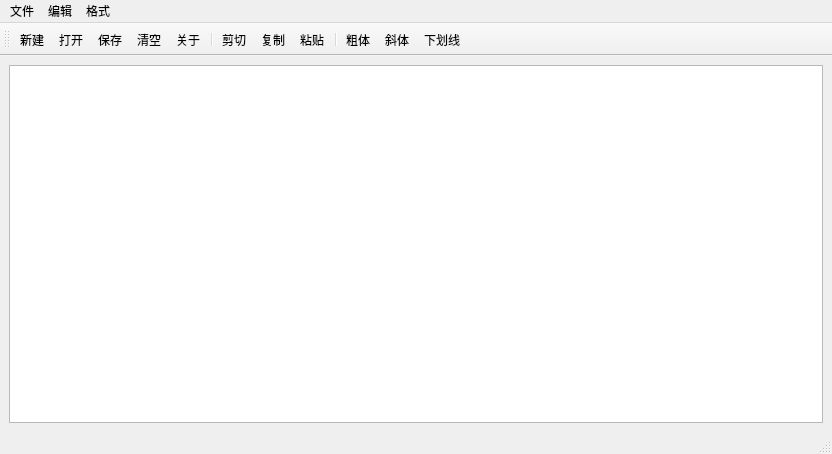
<?xml version="1.0" encoding="UTF-8"?>
<ui version="4.0">
 <class>QWMainWind</class>
 <widget class="QMainWindow" name="QWMainWind">
  <property name="geometry">
   <rect>
    <x>0</x>
    <y>0</y>
    <width>832</width>
    <height>454</height>
   </rect>
  </property>
  <property name="windowTitle">
   <string>qwmainwind</string>
  </property>
  <widget class="QWidget" name="centralwidget">
   <layout class="QGridLayout" name="gridLayout">
    <item row="0" column="0">
     <widget class="QTextEdit" name="textEdit"/>
    </item>
   </layout>
  </widget>
  <widget class="QMenuBar" name="menubar">
   <property name="geometry">
    <rect>
     <x>0</x>
     <y>0</y>
     <width>832</width>
     <height>18</height>
    </rect>
   </property>
   <widget class="QMenu" name="menu">
    <property name="title">
     <string>文件</string>
    </property>
    <addaction name="actionNew"/>
    <addaction name="actionOpen"/>
    <addaction name="separator"/>
    <addaction name="actionSave"/>
    <addaction name="actionClose"/>
    <addaction name="separator"/>
   </widget>
   <widget class="QMenu" name="menu_2">
    <property name="title">
     <string>编辑</string>
    </property>
    <addaction name="actionCut"/>
    <addaction name="actionCopy"/>
    <addaction name="actionPaste"/>
    <addaction name="separator"/>
    <addaction name="actionClear"/>
   </widget>
   <widget class="QMenu" name="menu_3">
    <property name="title">
     <string>格式</string>
    </property>
    <addaction name="actionFontBold"/>
    <addaction name="actionFontItalic"/>
    <addaction name="actionFontUnder"/>
    <addaction name="separator"/>
    <addaction name="actionToolBarLab"/>
   </widget>
   <addaction name="menu"/>
   <addaction name="menu_2"/>
   <addaction name="menu_3"/>
  </widget>
  <widget class="QStatusBar" name="statusbar"/>
  <widget class="QToolBar" name="mainToolBar">
   <property name="windowTitle">
    <string>toolBar</string>
   </property>
   <property name="toolButtonStyle">
    <enum>Qt::ToolButtonStyle::ToolButtonTextBesideIcon</enum>
   </property>
   <attribute name="toolBarArea">
    <enum>TopToolBarArea</enum>
   </attribute>
   <attribute name="toolBarBreak">
    <bool>false</bool>
   </attribute>
   <addaction name="actionNew"/>
   <addaction name="actionOpen"/>
   <addaction name="actionSave"/>
   <addaction name="actionClear"/>
   <addaction name="actAbout"/>
   <addaction name="separator"/>
   <addaction name="actionCut"/>
   <addaction name="actionCopy"/>
   <addaction name="actionPaste"/>
   <addaction name="separator"/>
   <addaction name="actionFontBold"/>
   <addaction name="actionFontItalic"/>
   <addaction name="actionFontUnder"/>
  </widget>
  <action name="actionCut">
   <property name="icon">
    <iconset resource="res.qrc">
     <normaloff>:/images/images/cut.bmp</normaloff>:/images/images/cut.bmp</iconset>
   </property>
   <property name="text">
    <string>剪切</string>
   </property>
   <property name="shortcut">
    <string>Ctrl+X</string>
   </property>
  </action>
  <action name="actionCopy">
   <property name="icon">
    <iconset resource="res.qrc">
     <normaloff>:/images/images/120.bmp</normaloff>:/images/images/120.bmp</iconset>
   </property>
   <property name="text">
    <string>复制</string>
   </property>
   <property name="toolTip">
    <string>复制</string>
   </property>
   <property name="shortcut">
    <string>Ctrl+C</string>
   </property>
  </action>
  <action name="actionPaste">
   <property name="icon">
    <iconset resource="res.qrc">
     <normaloff>:/images/images/paste.bmp</normaloff>:/images/images/paste.bmp</iconset>
   </property>
   <property name="text">
    <string>粘贴</string>
   </property>
   <property name="toolTip">
    <string>粘贴</string>
   </property>
   <property name="shortcut">
    <string>Ctrl+V</string>
   </property>
  </action>
  <action name="actionFontBold">
   <property name="checkable">
    <bool>true</bool>
   </property>
   <property name="icon">
    <iconset resource="res.qrc">
     <normaloff>:/images/images/BLD.BMP</normaloff>:/images/images/BLD.BMP</iconset>
   </property>
   <property name="text">
    <string>粗体</string>
   </property>
   <property name="toolTip">
    <string>粗体</string>
   </property>
  </action>
  <action name="actionFontItalic">
   <property name="checkable">
    <bool>true</bool>
   </property>
   <property name="icon">
    <iconset resource="res.qrc">
     <normaloff>:/images/images/ITL.BMP</normaloff>:/images/images/ITL.BMP</iconset>
   </property>
   <property name="text">
    <string>斜体</string>
   </property>
   <property name="toolTip">
    <string>斜体</string>
   </property>
  </action>
  <action name="actionFontUnder">
   <property name="checkable">
    <bool>true</bool>
   </property>
   <property name="icon">
    <iconset resource="res.qrc">
     <normaloff>:/images/images/ITL.BMP</normaloff>:/images/images/ITL.BMP</iconset>
   </property>
   <property name="text">
    <string>下划线</string>
   </property>
   <property name="toolTip">
    <string>下划线</string>
   </property>
  </action>
  <action name="actionClose">
   <property name="icon">
    <iconset resource="res.qrc">
     <normaloff>:/images/images/exit.bmp</normaloff>:/images/images/exit.bmp</iconset>
   </property>
   <property name="text">
    <string>退出</string>
   </property>
   <property name="toolTip">
    <string>退出</string>
   </property>
  </action>
  <action name="actionOpen">
   <property name="icon">
    <iconset resource="res.qrc">
     <normaloff>:/images/images/open3.bmp</normaloff>:/images/images/open3.bmp</iconset>
   </property>
   <property name="text">
    <string>打开</string>
   </property>
   <property name="toolTip">
    <string>打开文件</string>
   </property>
   <property name="shortcut">
    <string>Ctrl+O</string>
   </property>
  </action>
  <action name="actionClear">
   <property name="icon">
    <iconset resource="res.qrc">
     <normaloff>:/images/images/103.bmp</normaloff>:/images/images/103.bmp</iconset>
   </property>
   <property name="text">
    <string>清空</string>
   </property>
   <property name="toolTip">
    <string>清空内容</string>
   </property>
  </action>
  <action name="actionFont">
   <property name="icon">
    <iconset resource="res.qrc">
     <normaloff>:/images/images/20.ico</normaloff>:/images/images/20.ico</iconset>
   </property>
   <property name="text">
    <string>字体</string>
   </property>
   <property name="toolTip">
    <string>字体设置</string>
   </property>
  </action>
  <action name="actionNew">
   <property name="icon">
    <iconset resource="res.qrc">
     <normaloff>:/images/images/new2.bmp</normaloff>:/images/images/new2.bmp</iconset>
   </property>
   <property name="text">
    <string>新建</string>
   </property>
   <property name="toolTip">
    <string>新建</string>
   </property>
   <property name="shortcut">
    <string>Ctrl+N</string>
   </property>
  </action>
  <action name="actionToolBarLab">
   <property name="checkable">
    <bool>true</bool>
   </property>
   <property name="text">
    <string>显示工具栏文字标签</string>
   </property>
   <property name="toolTip">
    <string>显示工具栏文字标签</string>
   </property>
  </action>
  <action name="actionSave">
   <property name="icon">
    <iconset resource="res.qrc">
     <normaloff>:/images/images/save.ico</normaloff>:/images/images/save.ico</iconset>
   </property>
   <property name="text">
    <string>保存</string>
   </property>
   <property name="toolTip">
    <string>保存</string>
   </property>
   <property name="shortcut">
    <string>Ctrl+S</string>
   </property>
  </action>
  <action name="actAbout">
   <property name="icon">
    <iconset resource="res.qrc">
     <normaloff>:/images/images/BLD.BMP</normaloff>:/images/images/BLD.BMP</iconset>
   </property>
   <property name="text">
    <string>关于</string>
   </property>
   <property name="toolTip">
    <string>个人信息</string>
   </property>
   <property name="menuRole">
    <enum>QAction::MenuRole::TextHeuristicRole</enum>
   </property>
  </action>
 </widget>
 <resources>
  <include location="res.qrc"/>
 </resources>
 <connections>
  <connection>
   <sender>actionClose</sender>
   <signal>triggered()</signal>
   <receiver>QWMainWind</receiver>
   <slot>close()</slot>
   <hints>
    <hint type="sourcelabel">
     <x>-1</x>
     <y>-1</y>
    </hint>
    <hint type="destinationlabel">
     <x>349</x>
     <y>226</y>
    </hint>
   </hints>
  </connection>
  <connection>
   <sender>actionClear</sender>
   <signal>triggered()</signal>
   <receiver>textEdit</receiver>
   <slot>clear()</slot>
   <hints>
    <hint type="sourcelabel">
     <x>-1</x>
     <y>-1</y>
    </hint>
    <hint type="destinationlabel">
     <x>415</x>
     <y>246</y>
    </hint>
   </hints>
  </connection>
  <connection>
   <sender>actionCut</sender>
   <signal>triggered()</signal>
   <receiver>textEdit</receiver>
   <slot>cut()</slot>
   <hints>
    <hint type="sourcelabel">
     <x>-1</x>
     <y>-1</y>
    </hint>
    <hint type="destinationlabel">
     <x>415</x>
     <y>246</y>
    </hint>
   </hints>
  </connection>
  <connection>
   <sender>actionCopy</sender>
   <signal>triggered()</signal>
   <receiver>textEdit</receiver>
   <slot>copy()</slot>
   <hints>
    <hint type="sourcelabel">
     <x>-1</x>
     <y>-1</y>
    </hint>
    <hint type="destinationlabel">
     <x>415</x>
     <y>246</y>
    </hint>
   </hints>
  </connection>
  <connection>
   <sender>actionPaste</sender>
   <signal>triggered()</signal>
   <receiver>textEdit</receiver>
   <slot>paste()</slot>
   <hints>
    <hint type="sourcelabel">
     <x>-1</x>
     <y>-1</y>
    </hint>
    <hint type="destinationlabel">
     <x>415</x>
     <y>246</y>
    </hint>
   </hints>
  </connection>
 </connections>
</ui>
